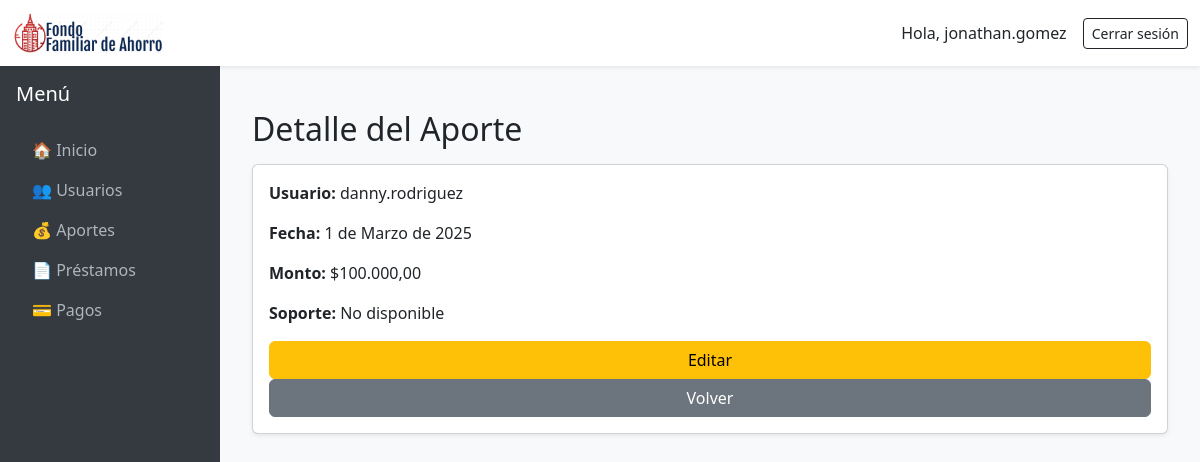
The page /dashboard/aportes/12/ (signed in) on the database its author committed.
### fonar/models.py (models this page shows, shortened)
class Usuario(AbstractUser):
    is_admin = models.BooleanField(default=False)
    TIPO_CHOICES = [
        ("asociado", "Asociado"),
        ("tercero", "Tercero"),
    ]
    tipo_usuario = models.CharField(max_length=20, choices=TIPO_CHOICES, default="asociado")

class Aporte(models.Model):
    usuario = models.ForeignKey(Usuario, on_delete=models.CASCADE)
    fecha_aporte = models.DateField()  # Fecha manual ingresada
    fecha_registro = models.DateTimeField(default=timezone.now)  # Fecha automática
    monto = models.DecimalField(max_digits=10, decimal_places=2)
    soporte = models.FileField(upload_to='soportes/', null=True, blank=True)

### dashboard/views/aporte_views.py (the view)
# urls.py: path('aportes/<int:pk>/', aporte_views.aporte_detail, name='aporte_detail'),
@login_required
def aporte_detail(request, pk):
    aporte = get_object_or_404(Aporte, pk=pk)
    return render(request, 'dashboard/aportes/detail.html', {'aporte': aporte})

### dashboard/templates/dashboard/aportes/detail.html
{% extends "dashboard/base.html" %}
{% load humanize %}
{% block content %}
<div class="container mt-4">
    <h2 class="mb-3">Detalle del Aporte</h2>
    <div class="card p-3 shadow-sm">
        <p><strong>Usuario:</strong> {{ aporte.usuario.username }}</p>
        <p><strong>Fecha:</strong> {{ aporte.fecha_aporte }}</p>
        <p><strong>Monto:</strong> ${{ aporte.monto|intcomma }}</p>
        <p><strong>Soporte:</strong>
            {% if aporte.soporte %}
                <a href="{{ aporte.soporte.url }}" target="_blank">Ver soporte</a>
            {% else %}
                No disponible
            {% endif %}
        </p>
        <a href="{% url 'dashboard:aporte_update' aporte.id %}" class="btn btn-warning">Editar</a>
        <a href="{% url 'dashboard:aporte_list' %}" class="btn btn-secondary">Volver</a>
    </div>
</div>
{% endblock %}

### dashboard/templates/dashboard/base.html (shortened to what this page needs)
{% load static %}
<!DOCTYPE html>
<html lang="es">
<head>
    <link href="https://cdn.jsdelivr.net/npm/bootstrap@5.3.0/dist/css/bootstrap.min.css" rel="stylesheet">
</head>
<body>
    <nav class="navbar navbar-expand-lg navbar-light bg-white shadow-sm">
        <div class="container-fluid">
            <a class="navbar-brand" href="{% url 'dashboard:home' %}">
                <img src="{% static 'images/logo.png' %}" alt="Logo FONAR" style="height: 40px;">
            </a>
            <div class="d-flex align-items-center">
                {% if user.is_authenticated %}
                    <span class="navbar-text me-3 text-dark">
                        Hola, {{ user.username }}
                    </span>
                    <form method="post" action="{% url 'dashboard:admin-logout' %}" style="display:inline;">
                        <button type="submit" class="btn btn-outline-dark btn-sm">
                            Cerrar sesión
                        </button>
                    </form>
                {% else %}
                    <a class="btn btn-outline-dark btn-sm" href="{% url 'dashboard:admin-login' %}">
                        Iniciar sesión
                    </a>
                {% endif %}
            </div>
        </div>
    </nav>
    <div class="main-container">
        <div class="sidebar d-flex flex-column p-3">
            <h5 class="text-white mb-4">Menú</h5>
            <ul class="nav nav-pills flex-column mb-auto">
                <li>
                    <a href="{% url 'dashboard:home' %}"
                       class="nav-link {% if request.resolver_match.url_name == 'home' %}active{% endif %}">
                        🏠 Inicio
                    </a>
                </li>
                <li>
                    <a href="{% url 'dashboard:usuarios-list' %}"
                       class="nav-link {% if request.resolver_match.url_name|slice:":8" == 'usuarios' %}active{% endif %}">
                        👥 Usuarios
                    </a>
                </li>
                <li>
                    <a href="{% url 'dashboard:aporte_list' %}"
                       class="nav-link {% if request.resolver_match.url_name|slice:":7" == 'aportes' %}active{% endif %}">
                        💰 Aportes
                    </a>
                </li>
                <li>
                    <a href="{% url 'dashboard:prestamos-list' %}"
                       class="nav-link {% if request.resolver_match.url_name|slice:":10" == 'prestamos' %}active{% endif %}">
                        📄 Préstamos
                    </a>
                </li>
                <li>
                    <a href="{% url 'dashboard:pagos-list' %}"
                       class="nav-link {% if request.resolver_match.url_name|slice:":5" == 'pagos' %}active{% endif %}">
                        💳 Pagos
                    </a>
                </li>
            </ul>
        </div>
        <div class="content">
            {% block content %}{% endblock %}
        </div>
    </div>
</body>
</html>

### dashboard/templates/dashboard/base.html (style rules this page uses)
body { min-height: 100vh; display: flex; flex-direction: column; }
.main-container { flex: 1; display: flex; }
.sidebar { width: 220px; background-color: #343a40; color: white; flex-shrink: 0; }
.sidebar .nav-link { color: #adb5bd; }
.content { flex-grow: 1; padding: 20px; background-color: #f8f9fa; overflow-x: auto; }

### rows shown on the page
Usuario: username "jonathan.gomez"
Aporte: usuario.username "danny.rodriguez", fecha_aporte "1 de Marzo de 2025", monto "100.000,00"
